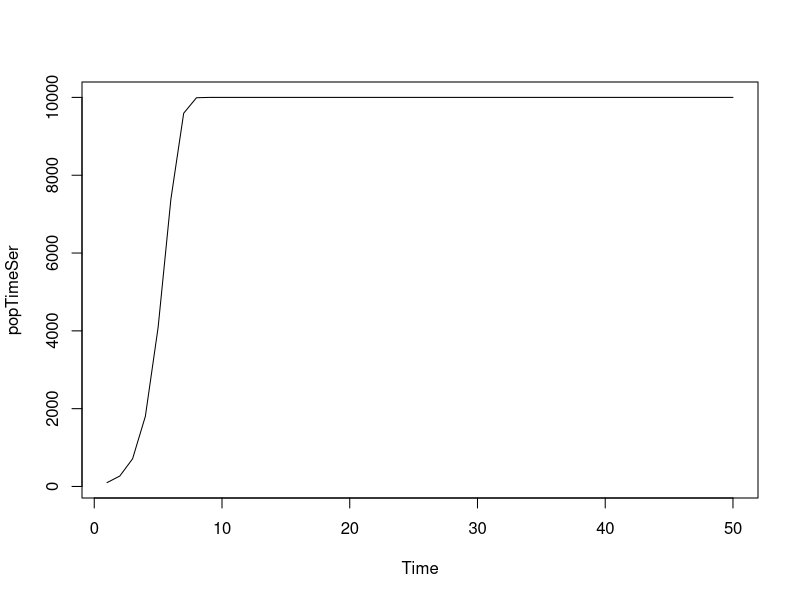

The R script that drew this image:
library(ggplot2)


timeSteps <- 50 # in years

popSize_T <- 100 # initial population 
growthRate <- 1
carryingCapac <- 10000

for(i in 2:timeSteps){
  popSize_T[i] <- popSize_T[i-1]*exp(1-(popSize_T[i-1]/carryingCapac))  
}

popTimeSer <- ts(popSize_T)
plot(popTimeSer)

